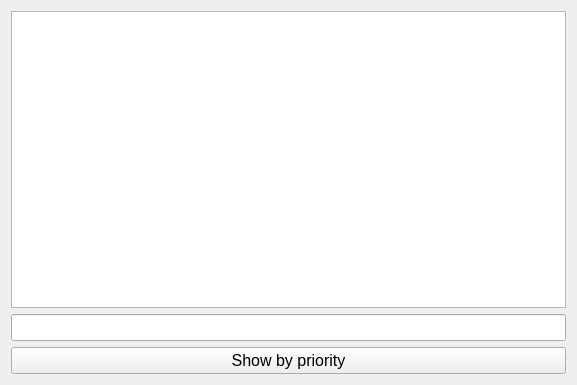
<?xml version="1.0" encoding="UTF-8"?>
<ui version="4.0">
 <class>GUI</class>
 <widget class="QWidget" name="GUI">
  <property name="geometry">
   <rect>
    <x>0</x>
    <y>0</y>
    <width>577</width>
    <height>385</height>
   </rect>
  </property>
  <property name="windowTitle">
   <string>GUI</string>
  </property>
  <layout class="QVBoxLayout" name="verticalLayout">
   <item>
    <widget class="QListWidget" name="mainList">
     <property name="font">
      <font>
       <pointsize>12</pointsize>
      </font>
     </property>
    </widget>
   </item>
   <item>
    <widget class="QLineEdit" name="lineEdit">
     <property name="font">
      <font>
       <pointsize>12</pointsize>
      </font>
     </property>
    </widget>
   </item>
   <item>
    <widget class="QPushButton" name="filterButton">
     <property name="font">
      <font>
       <pointsize>12</pointsize>
      </font>
     </property>
     <property name="text">
      <string>Show by priority</string>
     </property>
    </widget>
   </item>
  </layout>
 </widget>
 <resources/>
 <connections/>
</ui>
